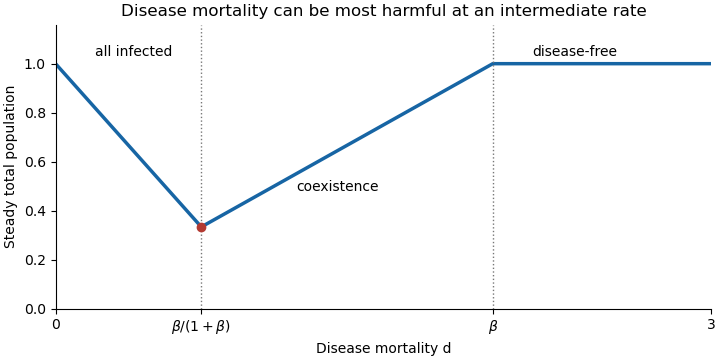

The Python source for this figure:
import matplotlib
matplotlib.use('Agg')
import matplotlib.pyplot as plt
import numpy as np

beta = 2.0
d = np.linspace(0, 3, 601)
t = beta / (1 + beta)
population = np.where(d <= t, 1-d, np.where(d <= beta, d/beta, 1.0))
fig, ax = plt.subplots(figsize=(7.2, 3.6), dpi=100, layout='constrained')
ax.plot(d, population, color='#1765a4', linewidth=2.5)
ax.axvline(t, color='#777777', linestyle=':', linewidth=1)
ax.axvline(beta, color='#777777', linestyle=':', linewidth=1)
ax.scatter([t], [1/(1+beta)], color='#b33a32', zorder=3)
ax.text(0.18, 1.03, 'all infected', fontsize=10)
ax.text(1.1, 0.48, 'coexistence', fontsize=10)
ax.text(2.18, 1.03, 'disease-free', fontsize=10)
ax.set(xlim=(0, 3), ylim=(0, 1.16), xlabel='Disease mortality d', ylabel='Steady total population', title='Disease mortality can be most harmful at an intermediate rate')
ax.set_xticks([0, t, beta, 3], ['0', r'$\beta/(1+\beta)$', r'$\beta$', '3'])
ax.spines[['top', 'right']].set_visible(False)
fig.savefig('paper-3-frog-population.png', facecolor='white', transparent=False)
plt.close(fig)
